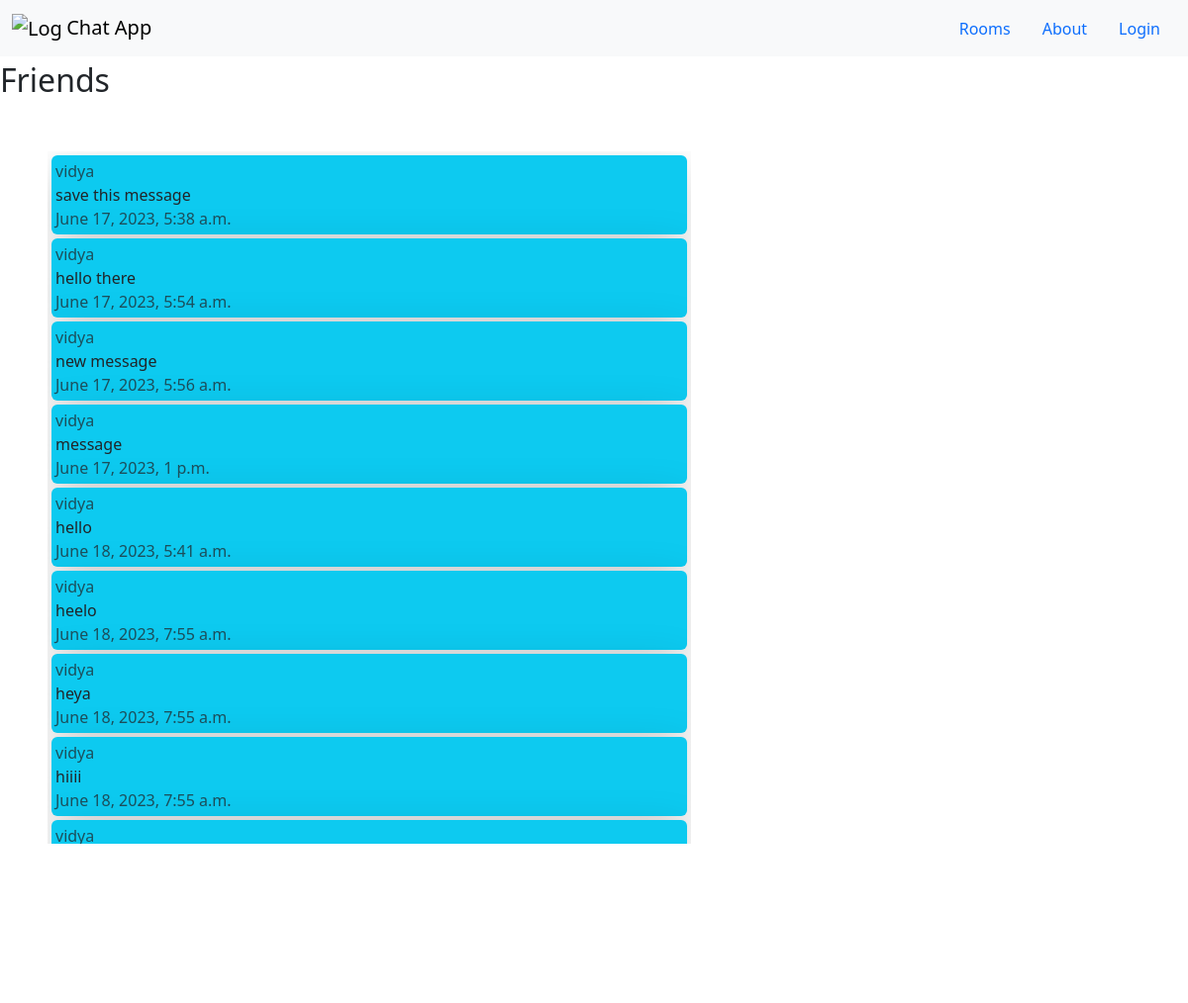
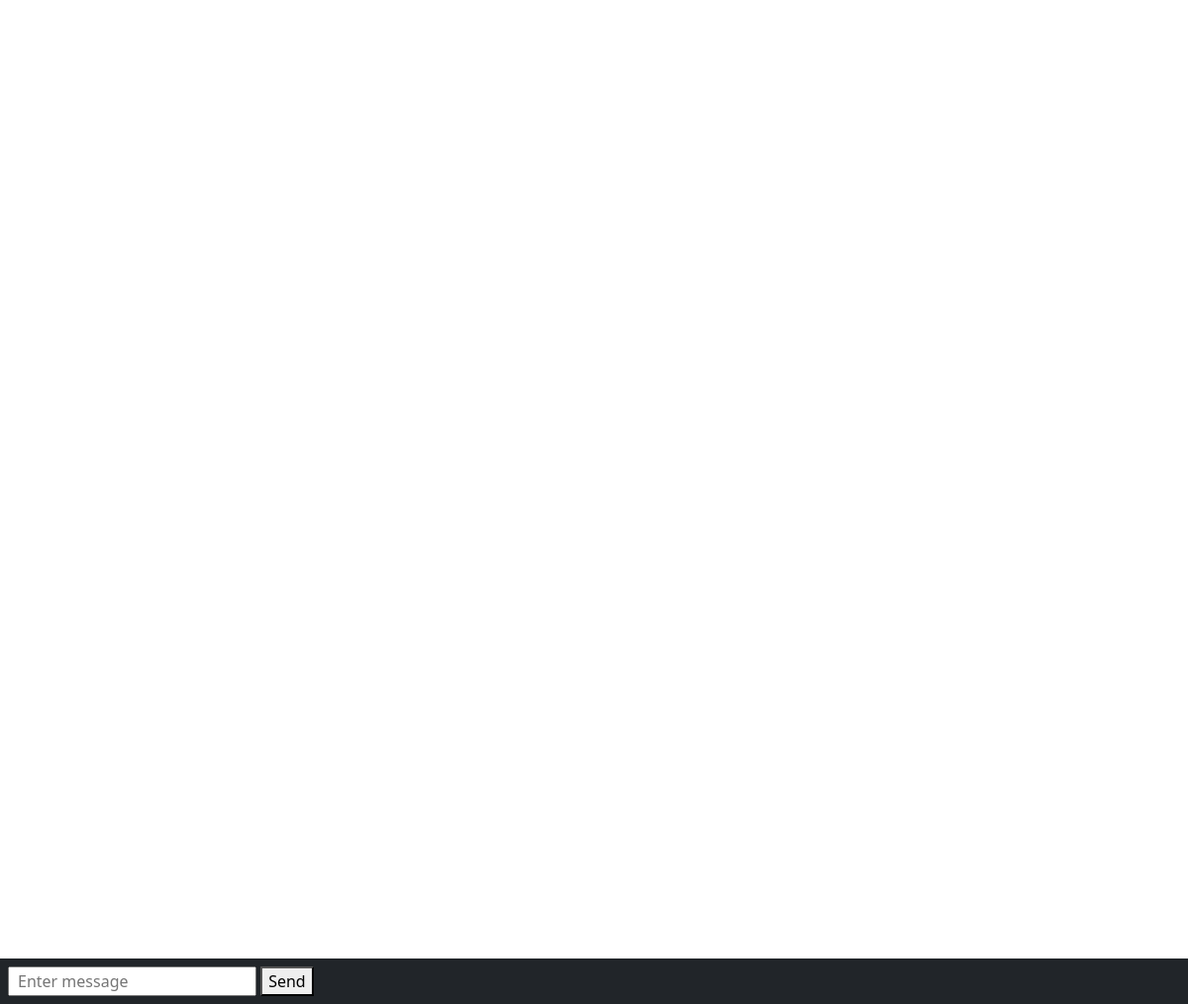
Screenshot of /rooms/friends/ with the database file from the repository (2 pictures, top to bottom).
### chatapp/models.py (models this page shows)
class ChatRoom(models.Model):
    name = models.CharField(max_length=100)
    slug = models.SlugField(unique=True)

class ChatMessage(models.Model):
    user = models.ForeignKey(User,on_delete=models.CASCADE)
    room = models.ForeignKey(ChatRoom,on_delete=models.CASCADE)
    message_content = models.TextField()
    date = models.DateTimeField(auto_now=True)
    class Meta:
        ordering = ('date',)

### chatapp/views.py (the view)
# urls.py: path('<slug:slug>/',views.chatroom,name='chatroom'),
def chatroom(request,slug):
    chatroom = ChatRoom.objects.get(slug=slug)
    messages = ChatMessage.objects.filter(room=chatroom)[0:30]
    return render(request,'chatapp/room.html',{'chatroom':chatroom,'messages':messages})

### chatapp/templates/chatapp/room.html (shortened to what this page needs)
{% extends 'chatapp/base.html' %}
{% block body %}
<div class="m-10 font-bold" style="font-size: 200%; ">
    {{chatroom.name}}
</div>
<div class="message-container m-5  " id="message-container  " style=" overflow:scroll ;max-height:700px; max-width:650px ; ">
    <div id="chat-mesaages">
        {% for message in messages %}
        <div class="message shadow-lg rounded p-1 m-1 w-1/2 bg-info">
            <div class="text-sm text-muted">
                {{ message.user.username }}
            </div >
                {{ message.message_content }}
            <div class="text-sm text-muted">
                {{ message.date }}
            </div>
        </div>
        {% endfor %}
    </div>
</div>
<div class="form-container fixed-bottom p-2 bg-dark">
    <form method="post">
        <input class="rounded-md px-2" id="message-input" type="text" name="message" placeholder="Enter message">
        <button class="tex-white ml-5" id="send-button" type="submit">Send</button>
    </form>
</div>
{% endblock %}

### chatapp/templates/chatapp/base.html (shortened to what this page needs)
<!DOCTYPE html>
<html lang="en">
<head>
  <link href="https://cdn.jsdelivr.net/npm/bootstrap@5.3.0/dist/css/bootstrap.min.css" rel="stylesheet"
>
</head>
<body>
  <nav class="navbar bg-body-tertiary">
    <div class="container-fluid">
      <a class="navbar-brand" href="#">
        <img
          src="https://cdn2.iconfinder.com/data/icons/knowledge-promotion-3/64/Paper_Plane_message_publish_craft_fold_communications-256.png"
          alt="Logo" width="50" height="30" class="d-inline-block align-text-top">
        Chat App
      </a>
      <ul class="nav justify-content-end">
        <li class="nav-item">
          <a class="nav-link active" href="{% url 'chatapp:index' %}">Rooms</a>
        </li>
        <li class="nav-item">
          <a class="nav-link" href="#">About</a>
        </li>
        <li class="nav-item">
          {% if user.is_authenticated %}
            <a class="nav-link" href="{% url 'logout' %}">Logout</a>
          {% else %}
            <a class="nav-link" href="{% url 'login' %}">Login</a>
          {% endif %}
        </li>
      </ul>
    </div>
  </nav>
  {% block body %}
  {% endblock %}
</body>
</html>

### rows the page displays
ChatRoom: name "Friends"
ChatMessage: user.username "vidya", message_content "save this message", date "June 17, 2023, 5:38 a.m."
ChatMessage: user.username "vidya", message_content "hello there", date "June 17, 2023, 5:54 a.m."
ChatMessage: user.username "vidya", message_content "new message", date "June 17, 2023, 5:56 a.m."
ChatMessage: user.username "vidya", message_content "message", date "June 17, 2023, 1 p.m."
ChatMessage: user.username "vidya", message_content "hello", date "June 18, 2023, 5:41 a.m."
ChatMessage: user.username "vidya", message_content "heelo", date "June 18, 2023, 7:55 a.m."
ChatMessage: user.username "vidya", message_content "heya", date "June 18, 2023, 7:55 a.m."
ChatMessage: user.username "vidya", message_content "hiiii", date "June 18, 2023, 7:55 a.m."
ChatMessage: user.username "vidya"
